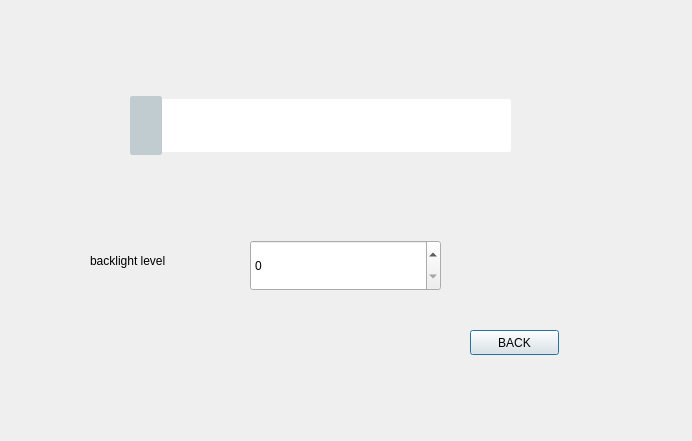
<?xml version="1.0" encoding="UTF-8"?>
<ui version="4.0">
 <class>Dialog</class>
 <widget class="QDialog" name="Dialog">
  <property name="geometry">
   <rect>
    <x>0</x>
    <y>0</y>
    <width>692</width>
    <height>441</height>
   </rect>
  </property>
  <property name="windowTitle">
   <string>Dialog</string>
  </property>
  <widget class="QSlider" name="horizontalSlider">
   <property name="geometry">
    <rect>
     <x>130</x>
     <y>90</y>
     <width>381</width>
     <height>71</height>
    </rect>
   </property>
   <property name="styleSheet">
    <string notr="true">/*horizontal ：水平QSlider*/
QSlider::groove:horizontal {
border: 0px solid #bbb;
}

/*1.滑动过的槽设计参数*/
QSlider::sub-page:horizontal {
 /*槽颜色*/
background: rgb(90,49,255);
 /*外环区域倒圆角度*/
border-radius: 2px;
 /*上遮住区域高度*/
margin-top:20px;
 /*下遮住区域高度*/
margin-bottom:20px;
/*width在这里无效，不写即可*/
}

/*2.未滑动过的槽设计参数*/
QSlider::add-page:horizontal {
/*槽颜色*/
background: rgb(255,255, 255);
/*外环大小0px就是不显示，默认也是0*/
border: 0px solid #777;
/*外环区域倒圆角度*/
border-radius: 2px;
 /*上遮住区域高度*/
margin-top:9px;
 /*下遮住区域高度*/
margin-bottom:9px;
}
 
/*3.平时滑动的滑块设计参数*/
QSlider::handle:horizontal {
/*滑块颜色*/
background: rgb(193,204,208);
/*滑块的宽度*/
width: 30px;
/*滑块外环为1px，再加颜色*/
border: 1px solid rgb(193,204,208);
 /*滑块外环倒圆角度*/
border-radius: 2px; 
 /*上遮住区域高度*/
margin-top:6px;
 /*下遮住区域高度*/
margin-bottom:6px;
}

/*4.手动拉动时显示的滑块设计参数*/
QSlider::handle:horizontal:hover {
/*滑块颜色*/
background: rgb(193,204,208);
/*滑块的宽度*/
width: 30px;
/*滑块外环为1px，再加颜色*/
border: 1px solid rgb(193,204,208);
 /*滑块外环倒圆角度*/
border-radius: 5px; 
 /*上遮住区域高度*/
margin-top:4px;
 /*下遮住区域高度*/
margin-bottom:4px;
}
</string>
   </property>
   <property name="orientation">
    <enum>Qt::Horizontal</enum>
   </property>
  </widget>
  <widget class="QLabel" name="label">
   <property name="geometry">
    <rect>
     <x>90</x>
     <y>230</y>
     <width>151</width>
     <height>61</height>
    </rect>
   </property>
   <property name="styleSheet">
    <string notr="true">font: 57 16pt &quot;Ubuntu&quot;;</string>
   </property>
   <property name="text">
    <string>backlight level</string>
   </property>
   <property name="textFormat">
    <enum>Qt::AutoText</enum>
   </property>
  </widget>
  <widget class="QSpinBox" name="spinBox">
   <property name="geometry">
    <rect>
     <x>250</x>
     <y>240</y>
     <width>191</width>
     <height>51</height>
    </rect>
   </property>
  </widget>
  <widget class="QPushButton" name="pushButton">
   <property name="geometry">
    <rect>
     <x>470</x>
     <y>330</y>
     <width>89</width>
     <height>25</height>
    </rect>
   </property>
   <property name="text">
    <string>BACK</string>
   </property>
  </widget>
 </widget>
 <resources/>
 <connections/>
</ui>
